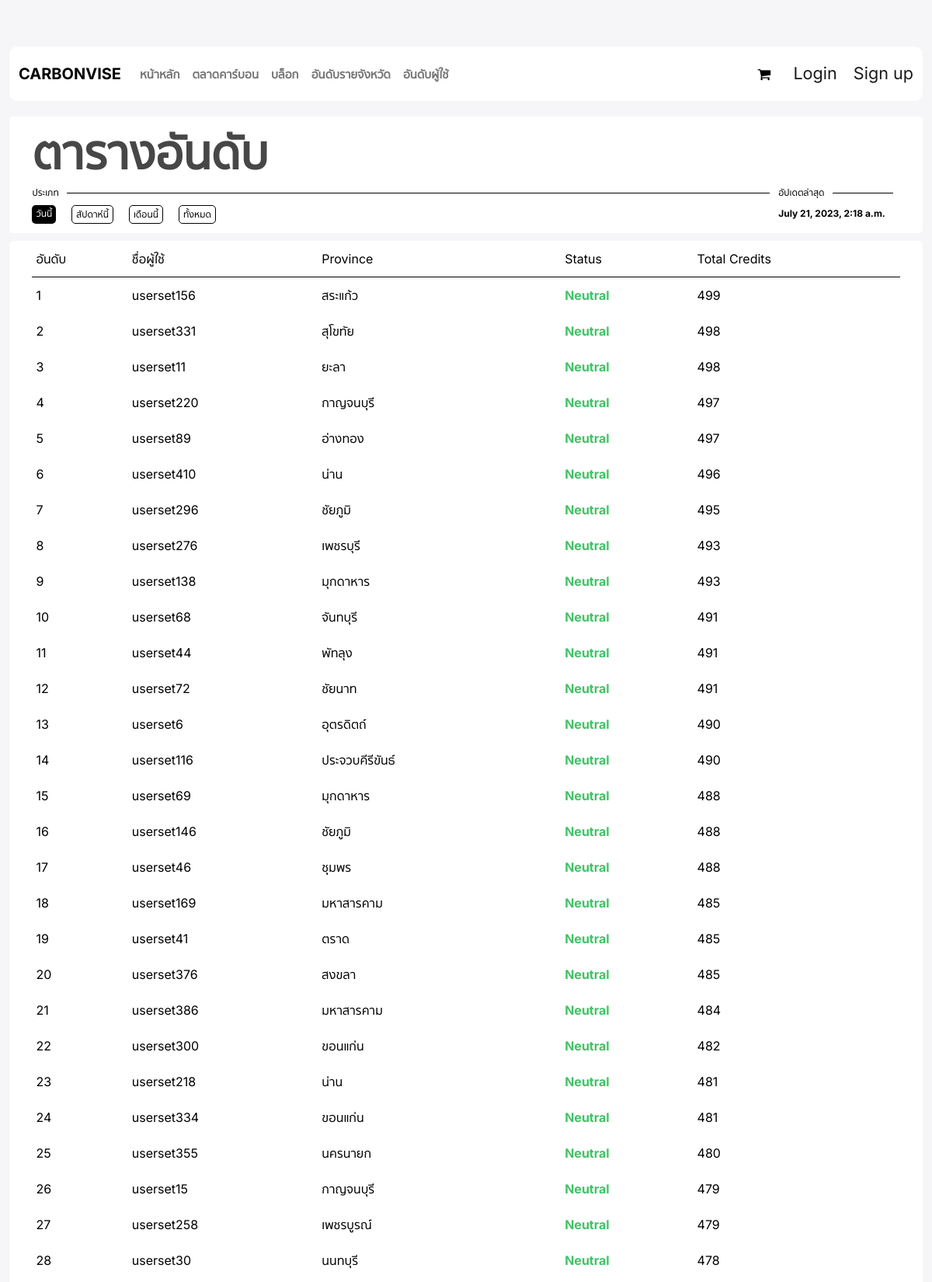
/leaderboards/user_by_credits (upper part), run on the app's committed database.
### users/models.py (models this page shows, shortened)
class User(AbstractUser):
    is_dealer = models.BooleanField(default=False)
    province = models.CharField(max_length=100, choices=PROVINCES, default='')
    slug = models.SlugField(unique=True,null=True,blank=True)
    @property
    def get_province_name(self):
        for province in PROVINCES:
            if self.province == province[0]:
                return province[1]

### leaderboards/views.py (the view)
# urls.py: path('user_by_credits', views.user_by_credits, name='user_by_credits'),
def user_by_credits(request):
    users_by_credits = (
        User.objects
        .annotate(total_credits=Coalesce(Sum('profile_credit__credits'), 0),
                )
        .order_by('-total_credits')
    )
    context = {
        'object_list': users_by_credits
    }
    return render(request, 'leaderboards/leaderboards_user.html', context)

### leaderboards/templates/leaderboards/leaderboards_user.html (shortened to what this page needs)
{% extends 'base.html' %}
{% load static %}
{% block content %}
<head>
<link rel="stylesheet" href="{% static 'css/leaderboards.css' %}"/>
</head>
<div class="container">
    <div class="top-block-leaderboard">
        <div class="top-block-container-leaderboard">
            <div class="blog-title">
                <h1>ตารางอันดับ</h1>
            </div>
            <div class="filter-search-sorted-wrapper">
                <div class="filter-test">
                    <div class="layerst">
                        <div class="filter-blogs">ประเภท </div>
                    </div>
                    <div class="category-blog">
                        <div class="subcategory-selected">
                            <a href="#">วันนี้</a>
                        </div>
                        <div class="subcategory">
                            <a href="#">สัปดาห์นี้</a>
                        </div>
                        <div class="subcategory">
                            <a href="#">เดือนนี้</a>
                        </div>
                        <div class="subcategory">
                            <a href="#">ทั้งหมด</a>
                        </div>
                    </div>
                </div>
                <div class="sorted-test">
                    <div class="layerst">
                        <div class="sorted-blog">อัปเดตล่าสุด</div>
                    </div>
                    <div class="Last-update-date">
                        July 21, 2023, 2:18 a.m.
                    </div>
                </div>
            </div>
        </div>
        </div>
    <div class="table-block">
        <div class="table-block-container">
            <table class="leaderboard-table">
                <thead>
                    <tr>
                        <th>อันดับ</th>
                        <th>ชื่อผู้ใช้</th>
                        <th>Province</th>
                        <th>Status</th>
                        <th class="mooyong">Total Credits</th>
                    </tr>
                </thead>
                <tbody>
                    {% for user in object_list %}
                        <div>
                            <tr>
                                <td>{{ forloop.counter }}</td>
                                <td class="user_click"><a href="{% url 'profiles:profile_page' user.profile.slug %}">{{ user.username}}</a></td>
                                <td>{{ user.get_province_name }}</td>
                                <td class="neutral">Neutral</td>
                                <td>{{user.total_credits}}</td>
                            </tr>
                        </div>
                    {% endfor%}
                </tbody>
            </table>
        </div>
    </div>
</div>
{% endblock %}

### static/css/style.css (style rules this page uses)
body { background-color: #F6F6F9; padding-top: 150px; height: 100%; font-family: 'Plus Jakarta Sans', 'sukhum', sans-serif; -webkit-font-smoothing: antialiased; }
h1, h2, h3, h4, h5, h6 { margin: 0; font-weight: 900; color: #474747; }
h1 { font-size: 60px; }
::placeholder { font-style: italic; }
a { text-decoration: none; }
@media (min-width: 1200px) { .container { max-width: 1180px; } }

### static/css/frontend/blogs.css (style rules this page uses)
.blog-title { font-size: 36px; padding-top: 10px; }
.filter-search-sorted-wrapper { width: 100%; margin-top: 10px; display: flex; justify-content: space-between; }
.sorted-test { width: 30%; }
.layerst { display: flex; align-items: center; }
.category-blog { display: flex; margin-top: 10px; }

### static/css/frontend/index.css (style rules this page uses)
* { margin: 0; padding: 0; box-sizing: border-box; font-family: 'Inter', 'sukhum', sans-serif; color: black; }
body { background-color: #F6F6F9; line-height: 1; }
.container { margin: 0 auto; font-size: 12px; border-radius: 10px; max-width: 1408px; }

### static/css/frontend/leaderboard.css (style rules this page uses)
.top-block-leaderboard { background-color: white; width: 100%; height: 150px; border-radius: 5px; }
.top-block-container-leaderboard { width: 95%; margin: 0 auto; }
.filter-test { width: 85%; }
.sorted-test { width: 14%; }
.Last-update-date { margin-top: 15px; font-weight: 700; width: 150px; }
.table-block { margin-top: 10px; height: max-content; width: 100%; background-color: white; border-radius: 5px; }
.table-block-container { width: 95%; margin: 0 auto; }
.leaderboard-table { margin: 0 auto; border-collapse: collapse; width: 100%; font-size: 16px; }
.leaderboard-table thead tr th { font-weight: normal; }
.leaderboard-table thead tr { text-align: left; border-bottom: 1px solid black; }
.leaderboard-table tbody tr { text-align: left; }
.leaderboard-table th,.leaderboard-table td { padding: 15px 5px; }
.neutral { color: #41C266; font-weight: 700; }
td a { font-size: 16px; color: black; }

### static/css/frontend/market.css (style rules this page uses)
.category-blog a { text-decoration: none; }
.subcategory { border: 1px solid black; border-radius: 5px; padding: 5px; margin-left: 20px; width: max-content; background-color: white; cursor: pointer; }
.subcategory a { text-decoration: none; color: black; }
.subcategory-selected { background-color: black; border-radius: 5px; padding: 5px; color: rgb(0, 0, 0); cursor: pointer; }
.subcategory-selected a { color: white; background-color: black; }

### data on the page
User: username "userset156", get_province_name "สระแก้ว", total_credits "499"
User: username "userset331", get_province_name "สุโขทัย", total_credits "498"
User: username "userset11", get_province_name "ยะลา", total_credits "498"
User: username "userset220", get_province_name "กาญจนบุรี", total_credits "497"
User: username "userset89", get_province_name "อ่างทอง", total_credits "497"
User: username "userset410", get_province_name "น่าน", total_credits "496"
User: username "userset296", get_province_name "ชัยภูมิ", total_credits "495"
User: username "userset276", get_province_name "เพชรบุรี", total_credits "493"
User: username "userset138", get_province_name "มุกดาหาร", total_credits "493"
User: username "userset68", get_province_name "จันทบุรี", total_credits "491"
User: username "userset44", get_province_name "พัทลุง", total_credits "491"
User: username "userset72", get_province_name "ชัยนาท", total_credits "491"
User: username "userset6", get_province_name "อุตรดิตถ์", total_credits "490"
User: username "userset116", get_province_name "ประจวบคีรีขันธ์", total_credits "490"
User: username "userset69", get_province_name "มุกดาหาร", total_credits "488"
User: username "userset146", get_province_name "ชัยภูมิ", total_credits "488"
User: username "userset46", get_province_name "ชุมพร", total_credits "488"
User: username "userset169", get_province_name "มหาสารคาม", total_credits "485"
User: username "userset41", get_province_name "ตราด", total_credits "485"
User: username "userset376", get_province_name "สงขลา", total_credits "485"
User: username "userset386", get_province_name "มหาสารคาม", total_credits "484"
User: username "userset300", get_province_name "ขอนแก่น", total_credits "482"
User: username "userset218", get_province_name "น่าน", total_credits "481"
User: username "userset334", get_province_name "ขอนแก่น", total_credits "481"
User: username "userset355", get_province_name "นครนายก", total_credits "480"
User: username "userset15", get_province_name "กาญจนบุรี", total_credits "479"
User: username "userset258", get_province_name "เพชรบูรณ์", total_credits "479"
User: username "userset30", get_province_name "นนทบุรี", total_credits "478"
